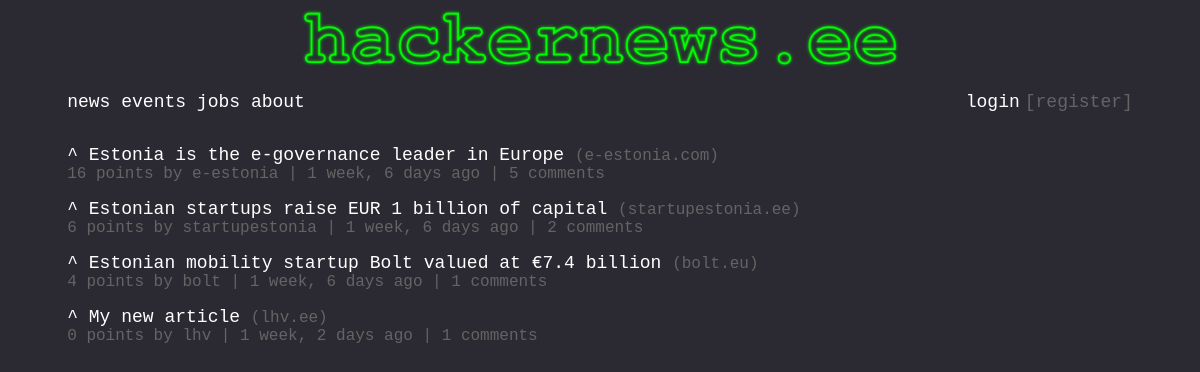
/, run on an earlier commit of the app's database.
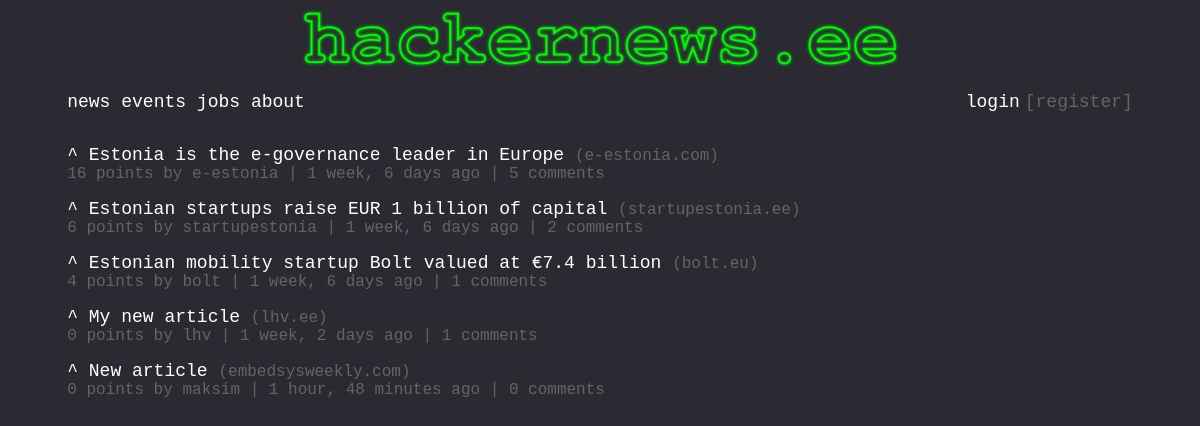
And on a later commit of the database.
### NewsPost/models.py (models this page shows)
class NewsPost(models.Model):
    title   = models.CharField(max_length=100, blank=False)
    url     = models.URLField(max_length=300, blank=False)
    domain  = models.CharField(max_length=300, blank=False)
    author  = models.CharField(max_length=20, blank=False)
    time    = models.DateTimeField(auto_now_add=True, blank=False)
    votes   = models.IntegerField(default=0, blank=False)
    comments = models.IntegerField(default=0, blank=False)

### pages/views.py (the view)
# urls.py: path('', views.news_view, name='news'),
def news_view(request, *args, **kwargs):
    obj = NewsPost.objects.all().order_by('-votes')
    for item in obj:
        item_id = item.id
        numComment = Comment.objects.all().filter(parent_id=item_id).count()
        item.comments = numComment
    context = {
        'object' : obj,
    }
    return render(request, "news.html", context)

### templates/news.html
{% extends 'base.html' %}
{% block content %}
{% for each in object %}
<article>
  <a href={{"articles/article-1.html"}} class="upvote">^ </a> <a href={{each.url}} class="title">{{ each.title }}</a> <a href={{each.url}} class="link">({{each.domain}})</a>
  <p class="subscript">{{ each.votes }} points by {{ each.author }} | {{ each.time|timesince }} ago | <a href="/newsdetail/{{ each.id }}/" class="link"> {{ each.comments }} comments</a></p>
</article>
{% endfor %}
{% endblock %}

What changed in the data, as far as the page shows it:
added NewsPost: title "New article", domain "embedsysweekly.com", votes "0", author "maksim", time "1 hour, 48 minutes", comments "0"
